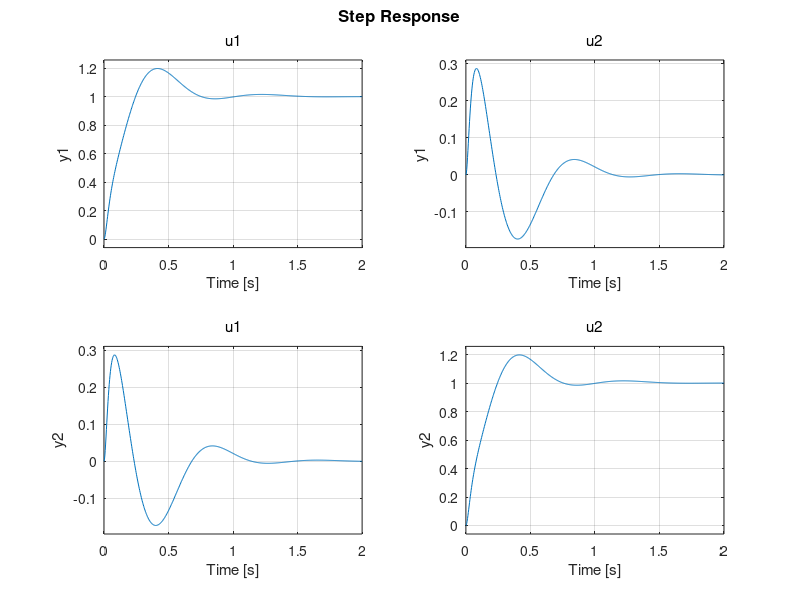

The MATLAB script that drew this image: (Note: this script raises an error after producing the figure.)
close all;
clear;
clc;

%1.design controllor to place poles at -.5,-1,-5. assuming no coupling
%2.bode,step response
%3.design the low frequency coupling matrix T, C'=TC
%4.redo step 2

zeta=1;
poles=[-0.5,-1,-5];

%Kp=0.25;
%Kd=0;
%Kp=1;
%Kd=1;
%Kp=25;
%Kd=9;

Kp=[0.25,1,25];
Kd=[0,1,9];

figure()
for i=1:1:3 
s=tf('s');
P=[1/(s*(s+1)) 1/(s*(s+10));1/(s*(s+10)) 1/(s*(s+1))];
C=[Kp(i)+Kd(i)*s/(0.01*s+1) 0;0 Kp(i)+Kd(i)*s/(0.01*s+1)];
sys=feedback(P*C,eye(2));
step(sys);
end

figure()
for i=1:1:3 
s=tf('s');
P=[1/(s*(s+1)) 1/(s*(s+10));1/(s*(s+10)) 1/(s*(s+1))];
C=[Kp(i)+Kd(i)*s/(0.01*s+1) 0;0 Kp(i)+Kd(i)*s/(0.01*s+1)];
sys=feedback(P*C,eye(2));
bode(sys);
end

%[1 1/10;1/10 1|1 0;0 1] to [1 0;0 1|T] find T; C'=TC sys=PC'